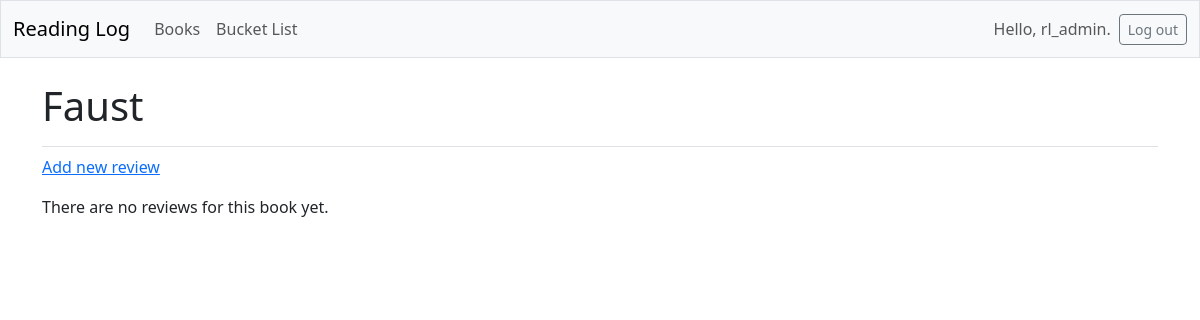
Page /books/5/ (signed in) on the earlier database version.
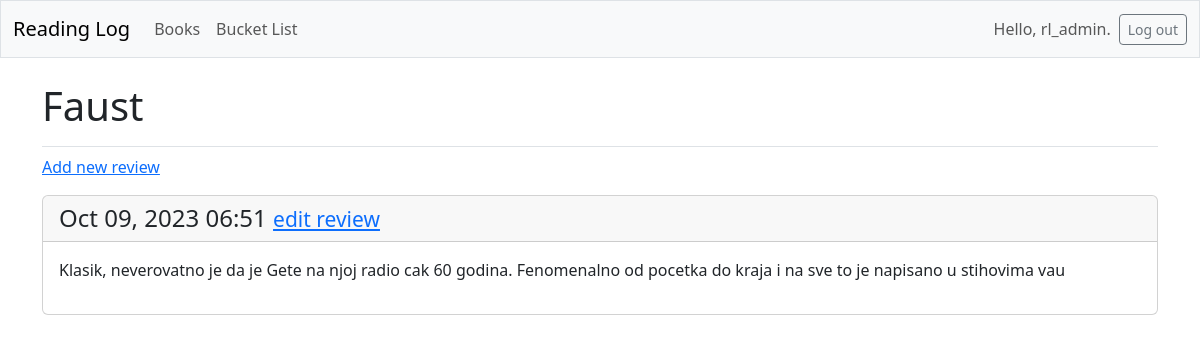
Same page on the later database version.
### reading_log/models.py (models this page shows, shortened)
class Book(models.Model):
    text = models.CharField(max_length=200)
    date_added = models.DateTimeField(auto_now_add=True)
    owner = models.ForeignKey(User, on_delete=models.CASCADE)
    in_bucket_list = models.BooleanField(default=False)

class Review(models.Model):
    book = models.ForeignKey(Book, on_delete=models.CASCADE)
    text = models.TextField()
    date_added = models.DateTimeField(auto_now_add=True)
    class Meta:
        verbose_name_plural = 'reviews'

### reading_log/views.py (the view)
# urls.py: path('books/<int:book_id>/', views.book, name='book'),
@login_required
def book(request, book_id):
    book = Book.objects.get(id=book_id)
    if book.owner != request.user:
        raise Http404
    reviews = book.review_set.order_by('-date_added')
    context = {'book': book, 'reviews': reviews}
    return render(request, 'reading_log/book.html', context)

### reading_log/templates/reading_log/book.html
{% extends 'reading_log/base.html' %}
{% block page_header %}
  <h1>{{ book.text }}</h1>
{% endblock page_header %}
{% block content %}
  <p>
    <a href="{% url 'reading_log:new_review' book.id %}">Add new review</a>
  </p>
  {% for review in reviews %}
    <div class="card mb-3">
      <h4 class="card-header">
        {{ review.date_added|date:'M d, Y H:i' }}
        <small><a href="{% url 'reading_log:edit_review' review.id %}">
          edit review</a></small>
      </h4>
      <div class="card-body">{{ review.text|linebreaks }}</div>
    </div>
  {% empty %}
    <p>There are no reviews for this book yet.</p>
  {% endfor %}
{% endblock content %}

### reading_log/templates/reading_log/base.html (shortened to what this page needs)
<!doctype html>
<html lang="en">
<head>
  {% load django_bootstrap5 %}
  {% bootstrap_css %}
</head>
<body>
  <nav class="navbar navbar-expand-md navbar-light bg-light mb-4 border">
    <div class="container-fluid">
      <a class="navbar-brand" href="{% url 'reading_log:index' %}">
          Reading Log</a>
      <div class="collapse navbar-collapse" id="navbarCollapse">
        <ul class="navbar-nav me-auto mb-2 mb-md-0">
          <li class="nav-item">
            <a class="nav-link" href="{% url 'reading_log:books' %}">
              Books</a>
          </li>
          <li class="nav-item">
            <a class="nav-link" href="{% url 'reading_log:bucket_list' %}">
              Bucket List</a>
          </li>
        </ul>
        <ul class="navbar-nav ms-auto mb-2 mb-md-0">
          {% if user.is_authenticated %}
            <li class="nav-item">
              <span class="navbar-text me-2">Hello, {{ user.username }}.
                </span></li>
          {% endif %}
        </ul>
        {% if user.is_authenticated %}
          <form action="{% url 'accounts:logout' %}" method='post'>
            <button name='submit' class='btn btn-outline-secondary btn-sm'>
              Log out</button>
          </form>
        {% endif %}
      </div>
    </div>
  </nav>
  <main class="container">
    <div class="pb-2 mb-2 border-bottom">
      {% block page_header %}{% endblock page_header %}
    </div>
    <div>
      {% block content %}{% endblock content %}
    </div>
  </main>
</body>
</html>

Differences in the rows shown:
added Review: date_added "Oct 09, 2023 06:51", text "Klasik, neverovatno je da je Gete na njoj radio cak 60 godina. Fenomenalno od pocetka do kraja i na sve to je napisano u stihovima vau"
Other differences:
text no longer shown: "There are no reviews for this book yet."
